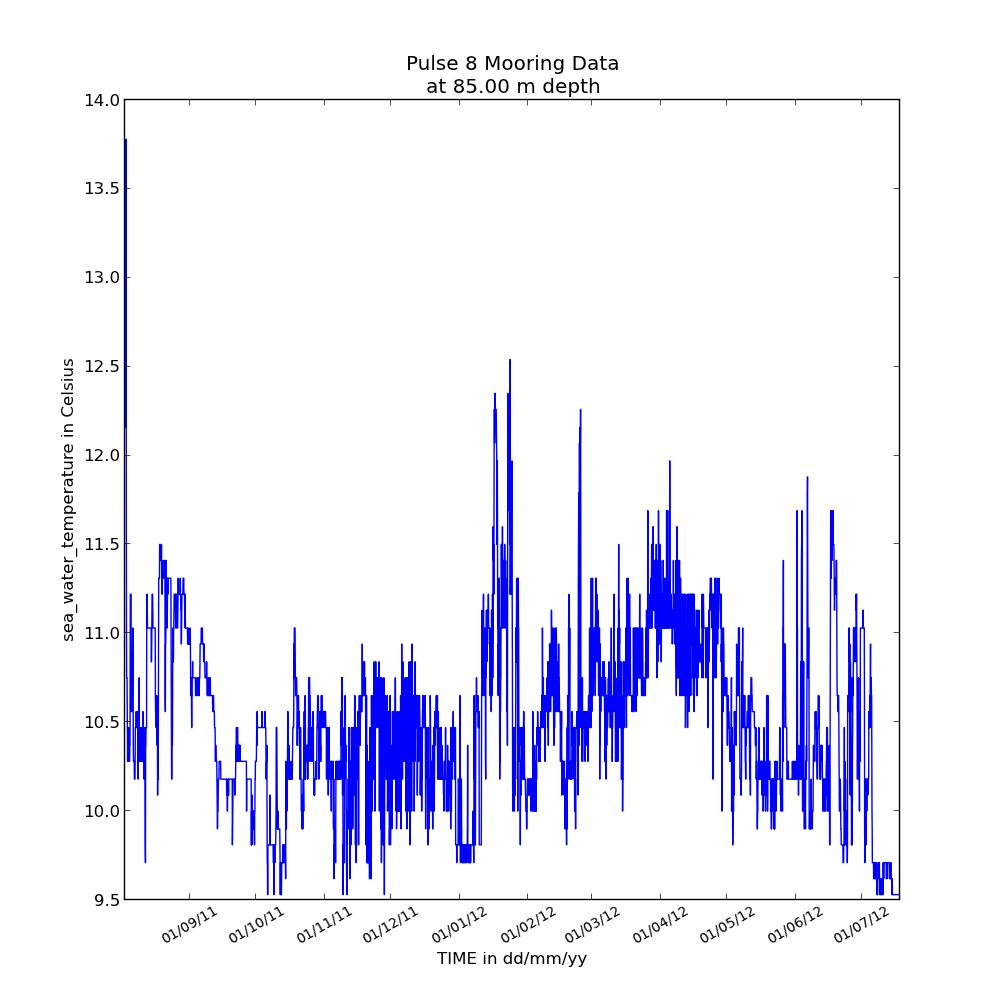

Here is the Python script that generated this plot:
#!/usr/bin/env python
# -*- coding: utf-8 -*-
#
# Author: Laurent Besnard
# Institute: IMOS / eMII
# email address: laurent.besnard@utas.edu.au
# Website: http://imos.org.au/  https://github.com/aodn/imos_user_code_library
# May 2013; Last revision: 20-May-2013
#
# Copyright 2013 IMOS
# The script is distributed under the terms of the GNUv3 General Public License

import numpy
from netCDF4 import Dataset, num2date
from matplotlib.pyplot import figure, subplot, plot, xlabel, ylabel, title, setp, show
from matplotlib.dates import MONTHLY, DateFormatter, rrulewrapper, RRuleLocator

############# DWM
dwm_URL = 'http://thredds.aodn.org.au/thredds/dodsC/IMOS/eMII/demos/DWM/SOTS/Pulse/IMOS_DWM-SOTS_20110803T000000Z_PULSE_FV01_PULSE-8-2011_END-20120719T000000Z_C-20121009T214808Z.nc' 
dwm_DATA = Dataset(dwm_URL) 

tempDataStructure = dwm_DATA.variables['TEMP_85_1']
TIME = dwm_DATA.variables['TIME']

tempData = tempDataStructure[:]
timeData = num2date(TIME[:], TIME.units, TIME.calendar)

print dwm_DATA.abstract

figure1 =figure( figsize=(10, 10), dpi=80, facecolor='w', edgecolor='k')
ax = subplot(111)

# exclude not-a-number (NaN) values from plot (otherwise it doesn't work)
indexNoNan = ~ numpy.isnan(tempData)
plot(timeData[indexNoNan],tempData[indexNoNan])

xlabel(TIME.long_name  + ' in ' +  'dd/mm/yy' )
ylabel(tempDataStructure.standard_name + ' in ' + tempDataStructure.units)
title(dwm_DATA.title  + '\nat ' +  "%0.2f" %tempDataStructure.sensor_depth + ' m depth' )

# time ticks
rule = rrulewrapper(MONTHLY, bymonthday=1, interval=1)
formatter = DateFormatter('%d/%m/%y')
loc = RRuleLocator(rule)
ax.xaxis.set_major_locator(loc)
ax.xaxis.set_major_formatter(formatter)
labels = ax.get_xticklabels()
setp(labels, rotation=30, fontsize=10)
show()
